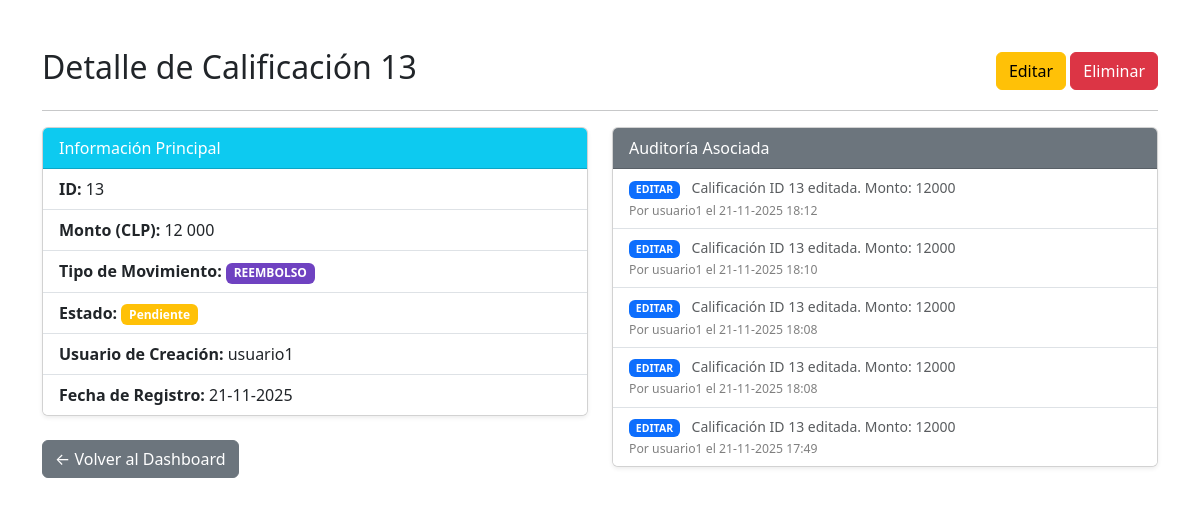
The page /13/ (signed in) on the database its author committed.
### calificaciones/models.py (models this page shows, shortened)
class Calificacion(models.Model):
    usuario = models.ForeignKey(
        User,
        on_delete=models.CASCADE,
        verbose_name="Usuario",
        related_name='calificaciones_realizadas'
    )
    monto = models.DecimalField(
        max_digits=12,
        decimal_places=0,
        verbose_name="Monto (CLP)"
    )
    TIPO_MOVIMIENTO_CHOICES = [
        ('abono', 'ABONO'),
        ('cargo', 'CARGO'),
        ('pago', 'PAGO'),
        ('reembolso', 'REEMBOLSO'),
    ]
    tipo_movimiento = models.CharField(
        max_length=10,
        choices=TIPO_MOVIMIENTO_CHOICES,
        default='abono',
        verbose_name="Tipo de Movimiento"
    )
    fecha_registro = models.DateField(
        default=timezone.now,
        verbose_name="Fecha de Registro"
    )
    ESTADO_CHOICES = [
        ('pendiente', 'Pendiente'),
        ('validado', 'Validado'),
        ('rechazado', 'Rechazado'),
    ]
    estado = models.CharField(
        max_length=20,
        choices=ESTADO_CHOICES,
        default='pendiente',
        verbose_name="Estado"
    )
    class Meta:
        verbose_name = "Calificación"
        verbose_name_plural = "Calificaciones"

class Auditoria(models.Model):
    usuario = models.ForeignKey(
        User,
        on_delete=models.SET_NULL,
        null=True,
        verbose_name="Usuario que Ejecuta",
        related_name='acciones_auditadas'
    )
    accion = models.CharField(
        max_length=100,
        verbose_name="Acción"
    )
    fecha = models.DateTimeField(
        default=timezone.now,
        verbose_name="Fecha y Hora"
    )
    detalle = models.TextField(verbose_name="Detalle")
    class Meta:
        verbose_name = "Registro de Auditoría"
        verbose_name_plural = "Registros de Auditoría"
        ordering = ['-fecha']

### calificaciones/views.py (the view)
# urls.py: path('<int:pk>/', views.ver_calificacion, name='ver_calificacion'),        # URL: /12/
@login_required
def ver_calificacion(request, pk):
    calificacion = get_object_or_404(Calificacion, pk=pk)
    context = {
        'calificacion': calificacion,
        'registros_auditoria': Auditoria.objects.filter(detalle__icontains=f'ID {pk}').order_by('-fecha')[:5]
    }
    return render(request, 'calificaciones/calificacion_detalle.html', context)

### calificaciones/templates/calificaciones/calificacion_detalle.html (shortened to what this page needs)
{% load static %}
<!DOCTYPE html>
<html lang="es">
<head>
    <link href="https://cdn.jsdelivr.net/npm/bootstrap@5.3.3/dist/css/bootstrap.min.css" rel="stylesheet">
</head>
<body>
    <div class="container mt-5">
        <div class="d-flex justify-content-between align-items-center">
            <h2>Detalle de Calificación {{ calificacion.id }}</h2>
            <div>
                <a href="{% url 'editar_calificacion' calificacion.id %}" class="btn btn-warning">Editar</a>
                <a href="{% url 'eliminar_calificacion' calificacion.id %}" class="btn btn-danger">Eliminar</a>
            </div>
        </div>
        <hr>
        <div class="row">
            <div class="col-md-6">
                <div class="card shadow-sm mb-4">
                    <div class="card-header bg-info text-white">
                        Información Principal
                    </div>
                    <ul class="list-group list-group-flush">
                        <li class="list-group-item"><strong>ID:</strong> {{ calificacion.id }}</li>
                        <li class="list-group-item"><strong>Monto (CLP):</strong> {{ calificacion.monto }}</li>
                        <li class="list-group-item">
                        <strong>Tipo de Movimiento:</strong>
                        <span class="badge
                            {% if calificacion.tipo_movimiento == 'abono' %} bg-success
                            {% elif calificacion.tipo_movimiento == 'cargo' %} bg-danger
                            {% elif calificacion.tipo_movimiento == 'pago' %} bg-warning text-dark
                            {% elif calificacion.tipo_movimiento == 'reembolso' %} bg-purple text-white
                            {% endif %}
                        ">
                            {{ calificacion.get_tipo_movimiento_display }}
                        </span>
                    </li>
                        <li class="list-group-item"><strong>Estado:</strong> <span class="badge bg-warning">{{ calificacion.get_estado_display }}</span></li>
                        <li class="list-group-item"><strong>Usuario de Creación:</strong> {{ calificacion.usuario.username }}</li>
                        <li class="list-group-item"><strong>Fecha de Registro:</strong> {{ calificacion.fecha_registro|date:"d-m-Y" }}</li>
                    </ul>
                </div>
                <a href="{% url 'dashboard' %}" class="btn btn-secondary">← Volver al Dashboard</a>
            </div>
            <div class="col-md-6">
                <div class="card shadow-sm">
                    <div class="card-header bg-secondary text-white">
                        Auditoría Asociada
                    </div>
                    <ul class="list-group list-group-flush small">
                        {% for registro in registros_auditoria %}
                            <li class="list-group-item">
                                <span class="badge bg-primary me-2">{{ registro.accion }}</span>
                                <span class="text-muted">{{ registro.detalle }}</span>
                                <br>
                                <small class="text-black-50">Por {{ registro.usuario.username }} el {{ registro.fecha|date:"d-m-Y H:i" }}</small>
                            </li>
                        {% empty %}
                            <li class="list-group-item text-muted">No hay registros de auditoría asociados a esta calificación.</li>
                        {% endfor %}
                    </ul>
                </div>
            </div>
        </div>
    </div>
</body>
</html>

### calificaciones/templates/calificaciones/calificacion_detalle.html (style rules this page uses)
.bg-purple { background-color: #6f42c1 !important; }

### rows shown on the page
Calificacion: id "13", monto "12 000", tipo_movimiento "REEMBOLSO", estado "Pendiente", usuario.username "usuario1", fecha_registro "21-11-2025"
Auditoria: accion "EDITAR", detalle "Calificación ID 13 editada. Monto: 12000", usuario.username "usuario1", fecha "21-11-2025 18:12"
Auditoria: accion "EDITAR", detalle "Calificación ID 13 editada. Monto: 12000", usuario.username "usuario1", fecha "21-11-2025 18:10"
Auditoria: accion "EDITAR", detalle "Calificación ID 13 editada. Monto: 12000", usuario.username "usuario1", fecha "21-11-2025 18:08"
Auditoria: accion "EDITAR", detalle "Calificación ID 13 editada. Monto: 12000", usuario.username "usuario1", fecha "21-11-2025 18:08"
Auditoria: accion "EDITAR", detalle "Calificación ID 13 editada. Monto: 12000", usuario.username "usuario1", fecha "21-11-2025 17:49"
